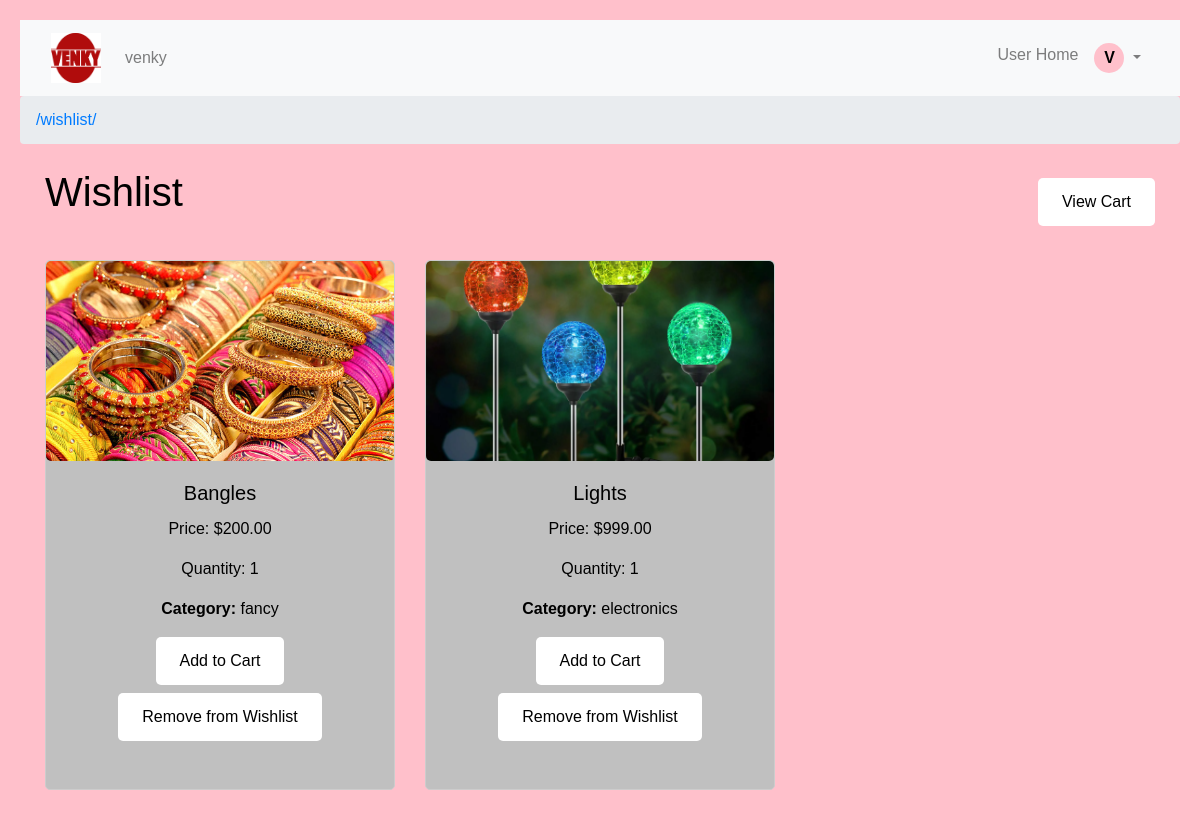
The app's page /wishlist/ (signed in), older data.
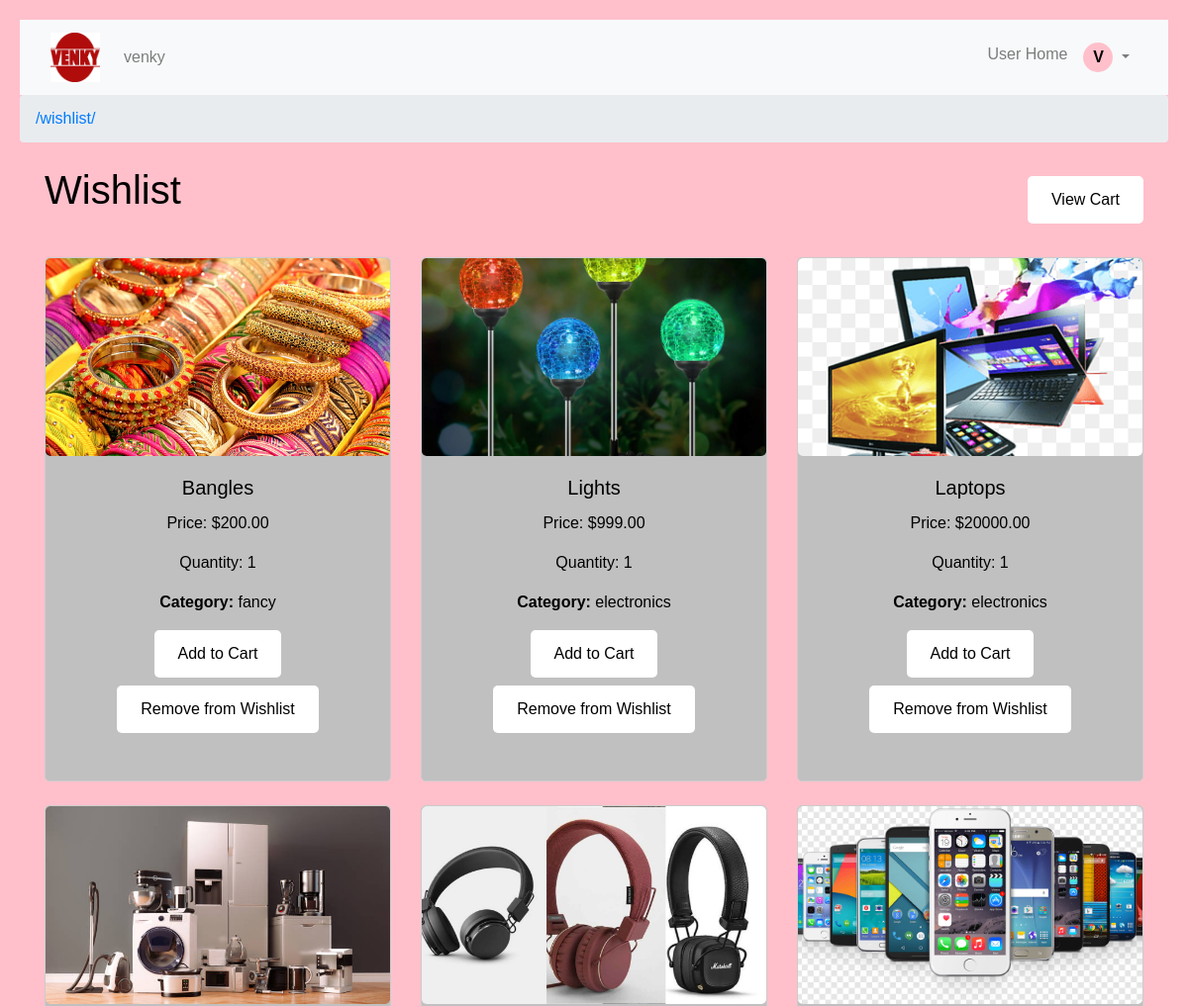
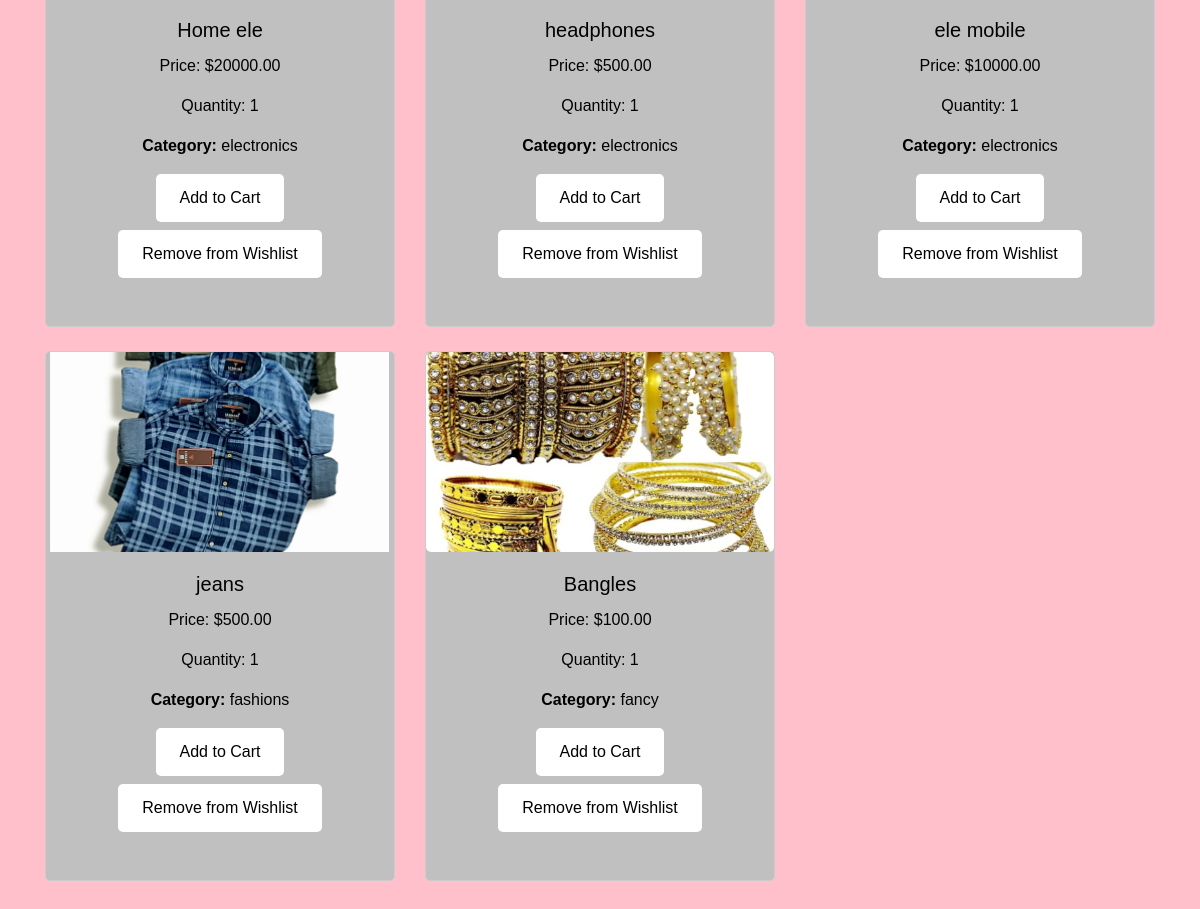
The same page, newer data (2 pictures, top to bottom).
### Credentialsapp/models.py (models this page shows, shortened)
class Wishlist(models.Model):
    user = models.ForeignKey(User, on_delete=models.CASCADE, related_name='wishlists')
    product = models.ForeignKey(Product, on_delete=models.CASCADE)
    created_at = models.DateTimeField(auto_now_add=True)
    class Meta:
        unique_together = ('user', 'product')

class Product(models.Model):
    dealer = models.ForeignKey(User, on_delete=models.CASCADE, related_name='products', blank=True, null=True)
    name = models.CharField(max_length=100)
    country = models.CharField(max_length=100)
    quantity = models.PositiveIntegerField(default=0)
    price = models.DecimalField(max_digits=10, decimal_places=2)
    image = models.ImageField(upload_to='product_images/', blank=True, null=True)
    created_at = models.DateTimeField(auto_now_add=True)
    category = models.ForeignKey(Category, on_delete=models.CASCADE, null=True, blank=True)
    is_approved = models.BooleanField(default=False)
    is_rejected = models.BooleanField(default=False)

class Category(models.Model):
    name = models.CharField(max_length=100, unique=True)

### Credentialsapp/views.py (the view)
# urls.py: path('wishlist/', views.wishlist, name='wishlist'),
@login_required
def wishlist(request):
    wishlist_items = Wishlist.objects.filter(user=request.user)
    return render(request, 'wishlist.html', {'wishlist_items': wishlist_items})

### Credentialsapp/templates/wishlist.html (shortened to what this page needs)
{% extends 'base.html' %}
{% block content %}
    <div class="d-flex justify-content-between align-items-center">
        <h1 class="wishlist-heading">Wishlist</h1>
        <div>
            <a href="{% url 'view_cart' %}" class="btn btn-primary">View Cart</a>
        </div>
    </div>
    <div class="row mt-4">
        {% for item in wishlist_items %}
            <div class="col-md-4 mb-4">
                <div class="card h-100">
                    <div class="card-img-container">
                        {% if item.product.image %}
                            <img src="{{ item.product.image.url }}" alt="{{ item.product.name }} Image" class="card-img-top img-fluid">
                        {% else %}
                            <p>No image available</p>
                        {% endif %}
                    </div>
                    <div class="card-body">
                        <h5 class="card-title">{{ item.product.name }}</h5>
                        <p class="card-text">Price: ${{ item.product.price }}</p>
                        <p class="card-text">Quantity: {{ item.product.quantity }}</p>
                        <p class="card-text"><strong>Category:</strong> {{ item.product.category.name }}</p>
                        <form method="post" action="{% url 'add_to_cart' item.product.id %}" class="mb-2">
                            <button type="submit" class="btn btn-primary btn-sm">Add to Cart</button>
                        </form>
                        <form method="post" action="{% url 'remove_from_wishlist' item.id %}">
                            <button type="submit" class="btn btn-danger mb-2">Remove from Wishlist</button>
                        </form>
                    </div>
                </div>
            </div>
        {% empty %}
            <div class="col">
                <p class="wishlist-empty">Your wishlist is empty.</p>
            </div>
        {% endfor %}
    </div>
{% endblock %}

Row changes from the older to the newer data that the page shows:
added Wishlist: product.image (picture), product.name "Laptops", product.price "20000.00", product.quantity "1", product.category.name "electronics"
added Wishlist: product.image (picture), product.name "Home ele", product.price "20000.00", product.quantity "1", product.category.name "electronics"
added Wishlist: product.image (picture), product.name "headphones", product.price "500.00", product.quantity "1", product.category.name "electronics"
added Wishlist: product.image (picture), product.name "ele mobile", product.price "10000.00", product.quantity "1", product.category.name "electronics"
added Wishlist: product.image (picture), product.name "jeans", product.price "500.00", product.quantity "1", product.category.name "fashions"
added Wishlist: product.image (picture), product.name "Bangles", product.price "100.00", product.quantity "1", product.category.name "fancy"
